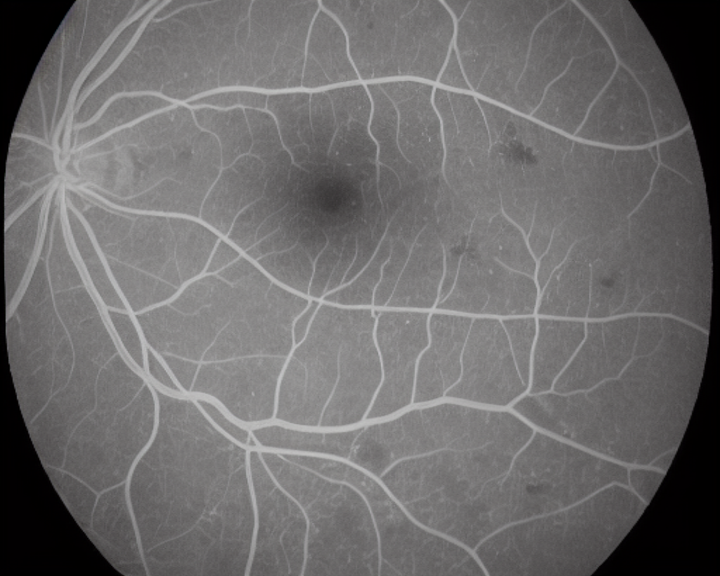
#> input picture Scripts/chessboard/1.png, 720 x 576 px
$ python vessle_detector.py --input ../../Scripts/chessboard/1.png
#> lines starting #> are read from the running program, lines starting #| are printed output that depends on the picture; long printed decimals are rounded
#!/usr/bin/env python3
# -*- coding: utf-8 -*-
"""
血管检测器 - 支持多种血管提取方法
1. threshold: 简单阈值过滤
2. hessian: 基于Hessian矩阵的血管增强（Frangi滤波器）
"""

import os
import argparse
from PIL import Image
import numpy as np
from skimage.filters import frangi, meijering, sato
from skimage import exposure
import cv2


def vessel_enhancement_hessian(image_path, method='frangi', sigmas=None,
                               black_ridges=False, alpha=0.5, beta=0.5,
                               gamma=15, output_suffix='_hessian',
                               post_threshold=None, image_type='fa'):
    """
    方法2: 基于Hessian矩阵的血管增强

    原理：
        Hessian矩阵通过分析图像的二阶导数来检测管状结构
        - 在血管横截面方向：曲率大（二阶导数负值大）
        - 在血管走向方向：曲率小（二阶导数接近0）
        通过特征值分析自动识别血管结构，抑制背景噪声

    参数:
        image_path: 输入图片路径
        method: 血管增强算法
            - 'frangi': Frangi滤波器（推荐，最常用）
            - 'meijering': Meijering滤波器（对噪声更鲁棒）
            - 'sato': Sato滤波器（更适合3D数据）
        sigmas: 检测尺度范围（对应血管半径），如 [1, 2, 3, 4, 5]
            - 小sigma（1-2）：检测细血管
            - 大sigma（4-8）：检测粗血管
            - 默认None会自动设置为range(1, 6)
        black_ridges: 是否检测暗血管（True）还是亮血管（False）
            - False: 黑底白血管（你的情况）
            - True: 白底黑血管
        alpha: Frangi算法的板状结构敏感度（默认0.5）
        beta: Frangi算法的球状结构敏感度（默认0.5）
        gamma: 噪声抑制阈值（越大越不敏感噪声，默认15）
        output_suffix: 输出文件后缀
        post_threshold: 增强后的二次阈值（0-1之间），用于二值化
            - None: 保留灰度增强图
            - 0.01-0.1: 严格过滤，只保留强血管响应
        image_type: 图像类型（'cf', 'fa', 'octa'）
            - 'cf': 彩色眼底照，提取绿色通道后取反（血管是暗色）
            - 'fa': 荧光血管造影，直接处理（血管是亮色）
            - 'octa': 光学相干断层血管造影，直接处理（血管是亮色）

    返回:
        output_path: 输出图片的路径
    """
#> called with image_path = '../../Scripts/chessboard/1.png', method = 'frangi', black_ridges = False, alpha = 0.5, beta = 0.35, gamma = 15, output_suffix = '_hessian', image_type = 'fa'
    # 读取图片
    img = Image.open(image_path)
#> img is the input picture: PIL image 720x576 RGB; mean R, G, B 109.3, 107.7, 107.9

    # 转换为numpy数组
    img_array = np.array(img).astype(np.float64)

    print("=" * 60)
    print("图像类型: {}".format(image_type.upper()))
    print("原始图像 shape: {}".format(img_array.shape))
#| 原始图像 shape: (576, 720, 3)

    # 根据图像类型进行不同的预处理
    if image_type == 'cf':
        # CF图像（彩色眼底照）：血管是暗色，需要提取绿色通道并取反
        if len(img_array.shape) == 3:
            print("CF图像预处理: 提取绿色通道...")
            img_array = img_array[:, :, 1]  # 提取绿色通道（RGB中索引1）
            print("转换后 shape: {}".format(img_array.shape))

        # 归一化到[0, 1]
        if img_array.max() > 1:
            img_array = img_array / 255.0

        # 取反：将暗色血管变为亮色
        print("CF图像预处理: 反转灰度（暗血管 -> 亮血管）...")
        img_array = 1.0 - img_array
        print("反转后值域: [{:.3f}, {:.3f}]".format(img_array.min(), img_array.max()))

        # 对比度增强：突出血管结构
        print("CF图像预处理: 对比度增强...")

        # 1. 直方图拉伸（对比度拉伸）
        p2, p98 = np.percentile(img_array, (2, 98))
        print("  - 直方图拉伸: p2={:.3f}, p98={:.3f}".format(p2, p98))
        img_array = exposure.rescale_intensity(img_array, in_range=(p2, p98))
        print("  - 拉伸后值域: [{:.3f}, {:.3f}]".format(img_array.min(), img_array.max()))

        # 2. CLAHE（对比度受限自适应直方图均衡化）
        # 转换为uint8进行CLAHE处理
        img_uint8 = (img_array * 255).astype(np.uint8)
        clahe = cv2.createCLAHE(clipLimit=2.0, tileGridSize=(8, 8))
        img_clahe = clahe.apply(img_uint8)
        img_array = img_clahe.astype(np.float64) / 255.0
        print("  - CLAHE处理完成 (clipLimit=2.0, tileGridSize=(8,8))")
        print("  - 增强后值域: [{:.3f}, {:.3f}]".format(img_array.min(), img_array.max()))

        # 保存对比度增强后的图像
        enhanced_uint8 = (img_array * 255).astype(np.uint8)
        enhanced_img = Image.fromarray(enhanced_uint8)
        dir_name = os.path.dirname(image_path)
        file_name = os.path.basename(image_path)
        name_without_ext, ext = os.path.splitext(file_name)
        enhanced_path = os.path.join(dir_name, "{}_enhanced{}".format(name_without_ext, ext))
        enhanced_img.save(enhanced_path)
        print("  - 保存对比度增强后的图像: {}".format(enhanced_path))

    else:
        # FA/OCTA图像：血管是亮色，直接处理
        print("{} 图像预处理: 标准处理流程".format(image_type.upper()))

        # 如果是多通道图像，提取绿色通道
        if len(img_array.shape) == 3:
            print("检测到多通道图像，提取绿色通道...")
            img_array = img_array[:, :, 1]  # 提取绿色通道（RGB中索引1）
#> img_array: shape (576, 720) float64
            print("转换后 shape: {}".format(img_array.shape))
#| 转换后 shape: (576, 720)

        # 归一化到[0, 1]
        if img_array.max() > 1:
            img_array = img_array / 255.0

    # 设置默认sigma范围
    if sigmas is None:
        sigmas = range(1, 50)  # 默认检测半径1-5像素的血管

    print("方法: Hessian矩阵血管增强")
    print("算法: {}".format(method))
    print("检测尺度(sigma): {}".format(list(sigmas)))
    print("检测类型: {}".format("暗血管" if black_ridges else "亮血管"))

    # 应用对应的血管增强算法
    if method == 'frangi':
        # Frangi滤波器：最经典的血管增强算法
        # 基于Hessian矩阵特征值的各向异性分析
        enhanced = frangi(
            img_array,
            sigmas=sigmas,
            alpha=alpha,          # 控制对板状结构的敏感度
            beta=beta,            # 控制对球状结构（噪声）的敏感度
            gamma=gamma,          # 二阶结构范数的阈值，用于区分结构和噪声
            black_ridges=black_ridges
        )
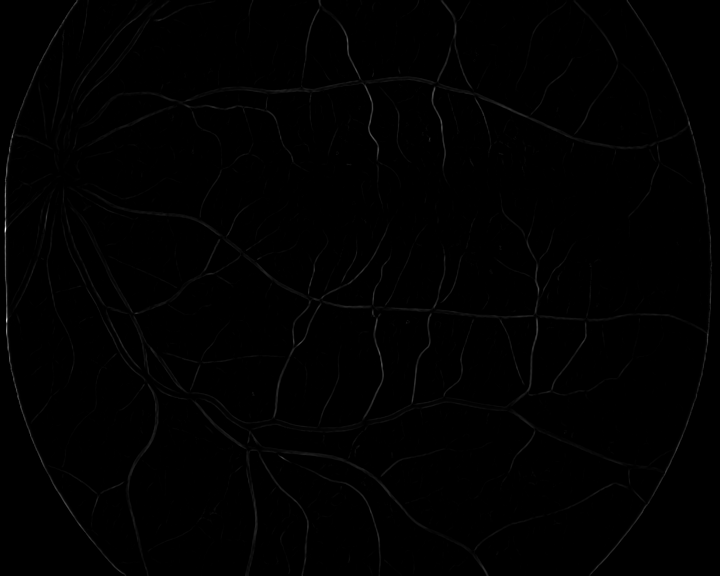
#> enhanced: shape (576, 720) float64; min 0, max 3.6e-05, mean 1.71e-07; drawn with min black and max white
        print("Frangi参数 - alpha: {}, beta: {}, gamma: {}".format(alpha, beta, gamma))

    elif method == 'meijering':
        # Meijering滤波器：对噪声更鲁棒，但可能漏检细血管
        enhanced = meijering(
            img_array,
            sigmas=sigmas,
            alpha=alpha,
            black_ridges=black_ridges
        )
        print("Meijering参数 - alpha: {}".format(alpha))

    elif method == 'sato':
        # Sato滤波器：原本为3D设计，2D效果类似Frangi
        enhanced = sato(
            img_array,
            sigmas=sigmas,
            black_ridges=black_ridges
        )
        print("Sato滤波器")

    else:
        raise ValueError("不支持的方法: {}。请选择 'frangi', 'meijering' 或 'sato'".format(method))

    # 统计增强结果
    print("增强后值域: [{:.6f}, {:.6f}]".format(enhanced.min(), enhanced.max()))
#| 增强后值域: [0, 3.6e-05]

    # 后处理：可选的二值化阈值
    if post_threshold is not None:
        print("应用后处理阈值: {}".format(post_threshold))
        enhanced_binary = np.zeros_like(enhanced)
        enhanced_binary[enhanced > post_threshold] = 1.0
        enhanced = enhanced_binary
        print("二值化后: 血管像素占比 {:.2f}%".format(100 * enhanced.sum() / enhanced.size))

    # 转换回0-255范围
    output_array = (enhanced * 255).astype(np.uint8)
#> output_array: shape (576, 720); every value is 0

    # 转换为PIL图片并保存
    output_img = Image.fromarray(output_array)

    # 生成输出文件名
    dir_name = os.path.dirname(image_path)
    file_name = os.path.basename(image_path)
    name_without_ext, ext = os.path.splitext(file_name)
    output_path = os.path.join(dir_name, "{}{}{}".format(name_without_ext, output_suffix, ext))

    output_img.save(output_path)

    print("输入图片: {}".format(image_path))
    print("输出图片: {}".format(output_path))
    print("图片尺寸: {}".format(img_array.shape))
#| 图片尺寸: (576, 720)
    print("处理完成！")
    print("=" * 60)

    return output_path


if __name__ == "__main__":
    # 创建命令行参数解析器
    parser = argparse.ArgumentParser(
        description='血管检测器 - 支持阈值过滤和Hessian矩阵增强',
        formatter_class=argparse.RawDescriptionHelpFormatter,
        epilog="""
使用示例:
  # 简单阈值过滤（快速，但保留背景噪声）
  python vessle_detector.py --method threshold --threshold 145

  # Hessian血管增强 - FA图像（默认，血管是亮色）
  python vessle_detector.py --method hessian --fa

  # Hessian血管增强 - CF图像（彩色眼底照，血管是暗色，需要取反）
  python vessle_detector.py --method hessian --cf --gamma 1

  # Hessian血管增强 - OCTA图像（血管是亮色）
  python vessle_detector.py --method hessian --octa

  # Hessian + 自定义尺度（检测更粗的血管）
  python vessle_detector.py --method hessian --fa --sigmas 1,2,3,4,5,6,7,8

  # Hessian + 后处理阈值（获得二值化结果）
  python vessle_detector.py --method hessian --fa --post_threshold 0.05

  # 使用不同的Hessian算法
  python vessle_detector.py --method hessian --cf --hessian_type meijering --gamma 1
        """
    )

    # 通用参数
    parser.add_argument(
        '--method',
        type=str,
        default='hessian',
        choices=['threshold', 'hessian'],
        help='血管提取方法: threshold(阈值) 或 hessian(Hessian矩阵增强，推荐)'
    )

    parser.add_argument(
        '--input',
        type=str,
        default=None,
        help='输入图片路径（默认: 脚本目录下的vessle_detector/1.png）'
    )

    # 阈值方法参数
    parser.add_argument(
        '--threshold',
        type=int,
        default=145,
        help='[threshold方法] 灰度阈值，低于此值的像素将被设为0（默认: 145）'
    )

    # Hessian方法参数
    parser.add_argument(
        '--hessian_type',
        type=str,
        default='frangi',
        choices=['frangi', 'meijering', 'sato'],
        help='[hessian方法] Hessian算法类型（默认: frangi）'
    )

    parser.add_argument(
        '--sigmas',
        type=str,
        default='1,2,3,4,5,6,7,8,9,10,11,12,13,14,15',
        help='[hessian方法] 检测尺度范围，逗号分隔（默认: 1,2,3,4,5）'
    )

    parser.add_argument(
        '--alpha',
        type=float,
        default=0.5,
        help='[hessian方法] 板状结构敏感度（默认: 0.5）'
    )

    parser.add_argument(
        '--beta',
        type=float,
        default=0.35,
        help='[hessian方法] 球状结构敏感度（默认: 0.5）'
    )

    parser.add_argument(
        '--gamma',
        type=float,
        default=15,
        help='[hessian方法] 噪声抑制阈值（默认: 15）'
    )

    parser.add_argument(
        '--post_threshold',
        type=float,
        default=None,
        help='[hessian方法] 后处理二值化阈值，0-1之间（默认: None，保留灰度）'
    )

    parser.add_argument(
        '--black_ridges',
        action='store_true',
        help='[hessian方法] 检测暗血管而非亮血管'
    )

    # 图像类型参数（互斥）
    image_type_group = parser.add_mutually_exclusive_group()
    image_type_group.add_argument(
        '--cf',
        action='store_true',
        help='[hessian方法] CF图像（彩色眼底照）：提取绿色通道后取反（血管是暗色）'
    )
    image_type_group.add_argument(
        '--fa',
        action='store_true',
        help='[hessian方法] FA图像（荧光血管造影）：直接处理（血管是亮色，默认）'
    )
    image_type_group.add_argument(
        '--octa',
        action='store_true',
        help='[hessian方法] OCTA图像（光学相干断层血管造影）：直接处理（血管是亮色）'
    )

    # 解析命令行参数
    args = parser.parse_args()

    # 确定图像类型
    if args.cf:
        image_type = 'cf'
    elif args.octa:
        image_type = 'octa'
    else:
        image_type = 'fa'  # 默认为FA图像

    # 获取脚本所在目录
    script_dir = os.path.dirname(os.path.abspath(__file__))

    # 确定输入图片路径
    if args.input:
        input_image = args.input
    else:
        input_image = os.path.join(script_dir, "vessle_detector", "1.png")

    # 检查文件是否存在
    if not os.path.exists(input_image):
        print("错误: 找不到输入图片 {}".format(input_image))
        exit(1)

    # 根据选择的方法处理图片
    if args.method == 'threshold':
        # 方法1: 简单阈值过滤
        output_path = filter_low_brightness_pixels(
            input_image,
            threshold=args.threshold
        )

    elif args.method == 'hessian':
        # 方法2: Hessian矩阵血管增强
        # 解析sigma范围
        sigmas = [int(s.strip()) for s in args.sigmas.split(',')]

        output_path = vessel_enhancement_hessian(
            input_image,
            method=args.hessian_type,
            sigmas=sigmas,
            black_ridges=args.black_ridges,
            alpha=args.alpha,
            beta=args.beta,
            gamma=args.gamma,
            post_threshold=args.post_threshold,
            image_type=image_type
        )

    print("\n处理成功！输出文件: {}".format(output_path))
